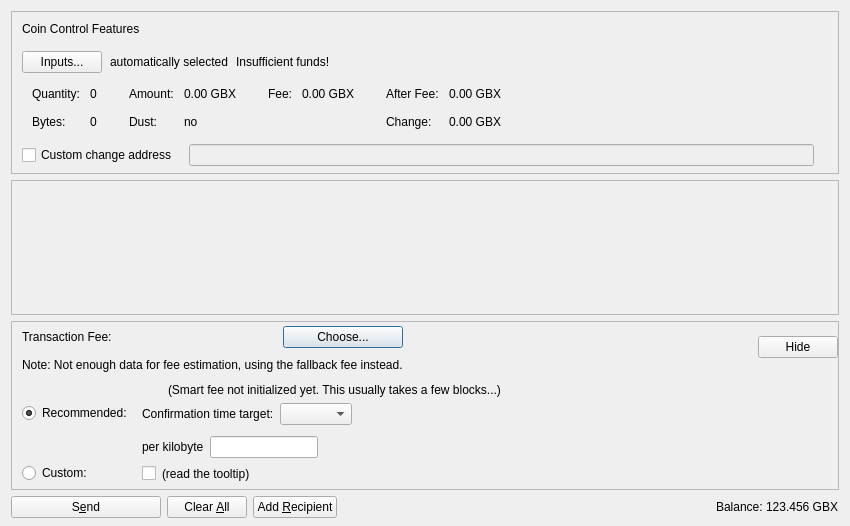
<?xml version="1.0" encoding="UTF-8"?>
<ui version="4.0">
 <class>SendCoinsDialog</class>
 <widget class="QDialog" name="SendCoinsDialog">
  <property name="geometry">
   <rect>
    <x>0</x>
    <y>0</y>
    <width>850</width>
    <height>526</height>
   </rect>
  </property>
  <property name="windowTitle">
   <string>Send Coins</string>
  </property>
  <layout class="QVBoxLayout" name="verticalLayout" stretch="0,1,0,0">
   <property name="bottomMargin">
    <number>8</number>
   </property>
   <item>
    <widget class="QFrame" name="frameCoinControl">
     <property name="sizePolicy">
      <sizepolicy hsizetype="Expanding" vsizetype="Expanding">
       <horstretch>0</horstretch>
       <verstretch>0</verstretch>
      </sizepolicy>
     </property>
     <property name="maximumSize">
      <size>
       <width>16777215</width>
       <height>16777215</height>
      </size>
     </property>
     <property name="frameShape">
      <enum>QFrame::StyledPanel</enum>
     </property>
     <property name="frameShadow">
      <enum>QFrame::Sunken</enum>
     </property>
     <layout class="QVBoxLayout" name="verticalLayoutCoinControl2">
      <property name="spacing">
       <number>0</number>
      </property>
      <property name="leftMargin">
       <number>0</number>
      </property>
      <property name="topMargin">
       <number>0</number>
      </property>
      <property name="rightMargin">
       <number>0</number>
      </property>
      <property name="bottomMargin">
       <number>6</number>
      </property>
      <item>
       <layout class="QVBoxLayout" name="verticalLayoutCoinControl" stretch="0,0,0,0,1">
        <property name="spacing">
         <number>0</number>
        </property>
        <property name="leftMargin">
         <number>10</number>
        </property>
        <property name="topMargin">
         <number>10</number>
        </property>
        <item>
         <layout class="QHBoxLayout" name="horizontalLayoutCoinControl1">
          <property name="bottomMargin">
           <number>15</number>
          </property>
          <item>
           <widget class="QLabel" name="labelCoinControlFeatures">
            <property name="sizePolicy">
             <sizepolicy hsizetype="Preferred" vsizetype="Maximum">
              <horstretch>0</horstretch>
              <verstretch>0</verstretch>
             </sizepolicy>
            </property>
            <property name="text">
             <string>Coin Control Features</string>
            </property>
           </widget>
          </item>
         </layout>
        </item>
        <item>
         <layout class="QHBoxLayout" name="horizontalLayoutCoinControl2" stretch="0,0,0,0">
          <property name="spacing">
           <number>8</number>
          </property>
          <property name="bottomMargin">
           <number>10</number>
          </property>
          <item>
           <widget class="QPushButton" name="pushButtonCoinControl">
            <property name="styleSheet">
             <string notr="true"/>
            </property>
            <property name="text">
             <string>Inputs...</string>
            </property>
            <property name="autoDefault">
             <bool>false</bool>
            </property>
           </widget>
          </item>
          <item>
           <widget class="QLabel" name="labelCoinControlAutomaticallySelected">
            <property name="text">
             <string>automatically selected</string>
            </property>
            <property name="margin">
             <number>5</number>
            </property>
           </widget>
          </item>
          <item>
           <widget class="QLabel" name="labelCoinControlInsuffFunds">
            <property name="text">
             <string>Insufficient funds!</string>
            </property>
            <property name="margin">
             <number>5</number>
            </property>
           </widget>
          </item>
          <item>
           <spacer name="horizontalSpacerCoinControl">
            <property name="orientation">
             <enum>Qt::Horizontal</enum>
            </property>
            <property name="sizeHint" stdset="0">
             <size>
              <width>40</width>
              <height>1</height>
             </size>
            </property>
           </spacer>
          </item>
         </layout>
        </item>
        <item>
         <widget class="QWidget" name="widgetCoinControl" native="true">
          <property name="sizePolicy">
           <sizepolicy hsizetype="Preferred" vsizetype="Preferred">
            <horstretch>0</horstretch>
            <verstretch>0</verstretch>
           </sizepolicy>
          </property>
          <property name="minimumSize">
           <size>
            <width>0</width>
            <height>0</height>
           </size>
          </property>
          <property name="styleSheet">
           <string notr="true"/>
          </property>
          <layout class="QHBoxLayout" name="horizontalLayoutCoinControl5">
           <property name="leftMargin">
            <number>0</number>
           </property>
           <property name="topMargin">
            <number>0</number>
           </property>
           <property name="rightMargin">
            <number>0</number>
           </property>
           <property name="bottomMargin">
            <number>0</number>
           </property>
           <item>
            <layout class="QHBoxLayout" name="horizontalLayoutCoinControl3" stretch="0,0,0,1">
             <property name="spacing">
              <number>20</number>
             </property>
             <property name="topMargin">
              <number>0</number>
             </property>
             <property name="bottomMargin">
              <number>10</number>
             </property>
             <item>
              <layout class="QFormLayout" name="formLayoutCoinControl1">
               <property name="horizontalSpacing">
                <number>10</number>
               </property>
               <property name="verticalSpacing">
                <number>14</number>
               </property>
               <property name="leftMargin">
                <number>10</number>
               </property>
               <property name="topMargin">
                <number>4</number>
               </property>
               <property name="rightMargin">
                <number>6</number>
               </property>
               <item row="0" column="0">
                <widget class="QLabel" name="labelCoinControlQuantityText">
                 <property name="text">
                  <string>Quantity:</string>
                 </property>
                 <property name="margin">
                  <number>0</number>
                 </property>
                </widget>
               </item>
               <item row="0" column="1">
                <widget class="QLabel" name="labelCoinControlQuantity">
                 <property name="cursor">
                  <cursorShape>IBeamCursor</cursorShape>
                 </property>
                 <property name="contextMenuPolicy">
                  <enum>Qt::ActionsContextMenu</enum>
                 </property>
                 <property name="text">
                  <string notr="true">0</string>
                 </property>
                 <property name="margin">
                  <number>0</number>
                 </property>
                 <property name="textInteractionFlags">
                  <set>Qt::LinksAccessibleByMouse|Qt::TextSelectableByKeyboard|Qt::TextSelectableByMouse</set>
                 </property>
                </widget>
               </item>
               <item row="1" column="0">
                <widget class="QLabel" name="labelCoinControlBytesText">
                 <property name="text">
                  <string>Bytes:</string>
                 </property>
                </widget>
               </item>
               <item row="1" column="1">
                <widget class="QLabel" name="labelCoinControlBytes">
                 <property name="cursor">
                  <cursorShape>IBeamCursor</cursorShape>
                 </property>
                 <property name="contextMenuPolicy">
                  <enum>Qt::ActionsContextMenu</enum>
                 </property>
                 <property name="text">
                  <string notr="true">0</string>
                 </property>
                 <property name="textInteractionFlags">
                  <set>Qt::LinksAccessibleByMouse|Qt::TextSelectableByKeyboard|Qt::TextSelectableByMouse</set>
                 </property>
                </widget>
               </item>
              </layout>
             </item>
             <item>
              <layout class="QFormLayout" name="formLayoutCoinControl2">
               <property name="horizontalSpacing">
                <number>10</number>
               </property>
               <property name="verticalSpacing">
                <number>14</number>
               </property>
               <property name="leftMargin">
                <number>6</number>
               </property>
               <property name="topMargin">
                <number>4</number>
               </property>
               <property name="rightMargin">
                <number>6</number>
               </property>
               <item row="0" column="0">
                <widget class="QLabel" name="labelCoinControlAmountText">
                 <property name="text">
                  <string>Amount:</string>
                 </property>
                 <property name="margin">
                  <number>0</number>
                 </property>
                </widget>
               </item>
               <item row="0" column="1">
                <widget class="QLabel" name="labelCoinControlAmount">
                 <property name="cursor">
                  <cursorShape>IBeamCursor</cursorShape>
                 </property>
                 <property name="contextMenuPolicy">
                  <enum>Qt::ActionsContextMenu</enum>
                 </property>
                 <property name="text">
                  <string notr="true">0.00 GBX</string>
                 </property>
                 <property name="textInteractionFlags">
                  <set>Qt::LinksAccessibleByMouse|Qt::TextSelectableByKeyboard|Qt::TextSelectableByMouse</set>
                 </property>
                </widget>
               </item>
               <item row="1" column="0">
                <widget class="QLabel" name="labelCoinControlLowOutputText">
                 <property name="text">
                  <string>Dust:</string>
                 </property>
                </widget>
               </item>
               <item row="1" column="1">
                <widget class="QLabel" name="labelCoinControlLowOutput">
                 <property name="cursor">
                  <cursorShape>IBeamCursor</cursorShape>
                 </property>
                 <property name="contextMenuPolicy">
                  <enum>Qt::ActionsContextMenu</enum>
                 </property>
                 <property name="text">
                  <string notr="true">no</string>
                 </property>
                 <property name="textInteractionFlags">
                  <set>Qt::LinksAccessibleByMouse|Qt::TextSelectableByKeyboard|Qt::TextSelectableByMouse</set>
                 </property>
                </widget>
               </item>
              </layout>
             </item>
             <item>
              <layout class="QFormLayout" name="formLayoutCoinControl3">
               <property name="horizontalSpacing">
                <number>10</number>
               </property>
               <property name="verticalSpacing">
                <number>14</number>
               </property>
               <property name="leftMargin">
                <number>6</number>
               </property>
               <property name="topMargin">
                <number>4</number>
               </property>
               <property name="rightMargin">
                <number>6</number>
               </property>
               <item row="0" column="0">
                <widget class="QLabel" name="labelCoinControlFeeText">
                 <property name="text">
                  <string>Fee:</string>
                 </property>
                 <property name="margin">
                  <number>0</number>
                 </property>
                </widget>
               </item>
               <item row="0" column="1">
                <widget class="QLabel" name="labelCoinControlFee">
                 <property name="cursor">
                  <cursorShape>IBeamCursor</cursorShape>
                 </property>
                 <property name="contextMenuPolicy">
                  <enum>Qt::ActionsContextMenu</enum>
                 </property>
                 <property name="text">
                  <string notr="true">0.00 GBX</string>
                 </property>
                 <property name="textInteractionFlags">
                  <set>Qt::LinksAccessibleByMouse|Qt::TextSelectableByKeyboard|Qt::TextSelectableByMouse</set>
                 </property>
                </widget>
               </item>
              </layout>
             </item>
             <item>
              <layout class="QFormLayout" name="formLayoutCoinControl4">
               <property name="horizontalSpacing">
                <number>10</number>
               </property>
               <property name="verticalSpacing">
                <number>14</number>
               </property>
               <property name="leftMargin">
                <number>6</number>
               </property>
               <property name="topMargin">
                <number>4</number>
               </property>
               <property name="rightMargin">
                <number>6</number>
               </property>
               <item row="0" column="0">
                <widget class="QLabel" name="labelCoinControlAfterFeeText">
                 <property name="text">
                  <string>After Fee:</string>
                 </property>
                 <property name="margin">
                  <number>0</number>
                 </property>
                </widget>
               </item>
               <item row="0" column="1">
                <widget class="QLabel" name="labelCoinControlAfterFee">
                 <property name="cursor">
                  <cursorShape>IBeamCursor</cursorShape>
                 </property>
                 <property name="contextMenuPolicy">
                  <enum>Qt::ActionsContextMenu</enum>
                 </property>
                 <property name="text">
                  <string notr="true">0.00 GBX</string>
                 </property>
                 <property name="textInteractionFlags">
                  <set>Qt::LinksAccessibleByMouse|Qt::TextSelectableByKeyboard|Qt::TextSelectableByMouse</set>
                 </property>
                </widget>
               </item>
               <item row="1" column="0">
                <widget class="QLabel" name="labelCoinControlChangeText">
                 <property name="text">
                  <string>Change:</string>
                 </property>
                </widget>
               </item>
               <item row="1" column="1">
                <widget class="QLabel" name="labelCoinControlChange">
                 <property name="cursor">
                  <cursorShape>IBeamCursor</cursorShape>
                 </property>
                 <property name="contextMenuPolicy">
                  <enum>Qt::ActionsContextMenu</enum>
                 </property>
                 <property name="text">
                  <string notr="true">0.00 GBX</string>
                 </property>
                 <property name="textInteractionFlags">
                  <set>Qt::LinksAccessibleByMouse|Qt::TextSelectableByKeyboard|Qt::TextSelectableByMouse</set>
                 </property>
                </widget>
               </item>
              </layout>
             </item>
            </layout>
           </item>
          </layout>
         </widget>
        </item>
        <item>
         <layout class="QHBoxLayout" name="horizontalLayoutCoinControl4" stretch="0,0,0">
          <property name="spacing">
           <number>12</number>
          </property>
          <property name="sizeConstraint">
           <enum>QLayout::SetDefaultConstraint</enum>
          </property>
          <property name="topMargin">
           <number>5</number>
          </property>
          <property name="rightMargin">
           <number>5</number>
          </property>
          <item>
           <widget class="QCheckBox" name="checkBoxCoinControlChange">
            <property name="toolTip">
             <string>If this is activated, but the change address is empty or invalid, change will be sent to a newly generated address.</string>
            </property>
            <property name="text">
             <string>Custom change address</string>
            </property>
           </widget>
          </item>
          <item>
           <widget class="QValidatedLineEdit" name="lineEditCoinControlChange">
            <property name="enabled">
             <bool>false</bool>
            </property>
            <property name="sizePolicy">
             <sizepolicy hsizetype="Expanding" vsizetype="Fixed">
              <horstretch>0</horstretch>
              <verstretch>0</verstretch>
             </sizepolicy>
            </property>
           </widget>
          </item>
          <item>
           <widget class="QLabel" name="labelCoinControlChangeLabel">
            <property name="sizePolicy">
             <sizepolicy hsizetype="Preferred" vsizetype="Expanding">
              <horstretch>0</horstretch>
              <verstretch>0</verstretch>
             </sizepolicy>
            </property>
            <property name="minimumSize">
             <size>
              <width>0</width>
              <height>0</height>
             </size>
            </property>
            <property name="text">
             <string/>
            </property>
            <property name="margin">
             <number>3</number>
            </property>
           </widget>
          </item>
         </layout>
        </item>
        <item>
         <spacer name="verticalSpacerCoinControl">
          <property name="orientation">
           <enum>Qt::Vertical</enum>
          </property>
          <property name="sizeHint" stdset="0">
           <size>
            <width>800</width>
            <height>1</height>
           </size>
          </property>
         </spacer>
        </item>
       </layout>
      </item>
     </layout>
    </widget>
   </item>
   <item>
    <widget class="QScrollArea" name="scrollArea">
     <property name="widgetResizable">
      <bool>true</bool>
     </property>
     <widget class="QWidget" name="scrollAreaWidgetContents">
      <property name="geometry">
       <rect>
        <x>0</x>
        <y>0</y>
        <width>830</width>
        <height>104</height>
       </rect>
      </property>
      <layout class="QVBoxLayout" name="verticalLayout_2" stretch="0,1">
       <property name="leftMargin">
        <number>0</number>
       </property>
       <property name="topMargin">
        <number>0</number>
       </property>
       <property name="rightMargin">
        <number>0</number>
       </property>
       <property name="bottomMargin">
        <number>0</number>
       </property>
       <item>
        <layout class="QVBoxLayout" name="entries">
         <property name="spacing">
          <number>6</number>
         </property>
        </layout>
       </item>
       <item>
        <spacer name="verticalSpacer">
         <property name="orientation">
          <enum>Qt::Vertical</enum>
         </property>
         <property name="sizeHint" stdset="0">
          <size>
           <width>20</width>
           <height>40</height>
          </size>
         </property>
        </spacer>
       </item>
      </layout>
     </widget>
    </widget>
   </item>
   <item>
    <widget class="QFrame" name="frameFee">
     <property name="sizePolicy">
      <sizepolicy hsizetype="Expanding" vsizetype="Expanding">
       <horstretch>0</horstretch>
       <verstretch>0</verstretch>
      </sizepolicy>
     </property>
     <property name="maximumSize">
      <size>
       <width>16777215</width>
       <height>16777215</height>
      </size>
     </property>
     <property name="frameShape">
      <enum>QFrame::StyledPanel</enum>
     </property>
     <property name="frameShadow">
      <enum>QFrame::Sunken</enum>
     </property>
     <layout class="QVBoxLayout" name="verticalLayoutFee1">
      <property name="spacing">
       <number>0</number>
      </property>
      <property name="leftMargin">
       <number>0</number>
      </property>
      <property name="topMargin">
       <number>0</number>
      </property>
      <property name="rightMargin">
       <number>0</number>
      </property>
      <property name="bottomMargin">
       <number>0</number>
      </property>
      <item>
       <layout class="QVBoxLayout" name="verticalLayoutFee2" stretch="0,0,0">
        <property name="spacing">
         <number>0</number>
        </property>
        <property name="leftMargin">
         <number>10</number>
        </property>
        <property name="topMargin">
         <number>0</number>
        </property>
        <item>
         <layout class="QHBoxLayout" name="horizontalLayoutFee1">
          <property name="bottomMargin">
           <number>0</number>
          </property>
          <item>
           <layout class="QVBoxLayout" name="verticalLayoutFee7">
            <property name="spacing">
             <number>0</number>
            </property>
            <item>
             <spacer name="verticalSpacerSmartFee">
              <property name="orientation">
               <enum>Qt::Vertical</enum>
              </property>
              <property name="sizeType">
               <enum>QSizePolicy::Fixed</enum>
              </property>
              <property name="sizeHint" stdset="0">
               <size>
                <width>1</width>
                <height>4</height>
               </size>
              </property>
             </spacer>
            </item>
            <item>
             <layout class="QHBoxLayout" name="horizontalLayoutSmartFee">
              <property name="spacing">
               <number>10</number>
              </property>
              <item>
               <widget class="QLabel" name="labelFeeHeadline">
                <property name="sizePolicy">
                 <sizepolicy hsizetype="Preferred" vsizetype="Maximum">
                  <horstretch>0</horstretch>
                  <verstretch>0</verstretch>
                 </sizepolicy>
                </property>
                <property name="text">
                 <string>Transaction Fee:</string>
                </property>
               </widget>
              </item>
              <item>
               <widget class="QLabel" name="labelFeeMinimized">
                <property name="text">
                 <string/>
                </property>
               </widget>
              </item>
              <item>
               <widget class="QPushButton" name="buttonChooseFee">
                <property name="text">
                 <string>Choose...</string>
                </property>
               </widget>
              </item>
             </layout>
            </item>
            <item>
             <spacer name="verticalSpacer_7">
              <property name="orientation">
               <enum>Qt::Vertical</enum>
              </property>
              <property name="sizeHint" stdset="0">
               <size>
                <width>1</width>
                <height>10</height>
               </size>
              </property>
             </spacer>
            </item>
            <item>
             <widget class="QLabel" name="fallbackFeeWarningLabel">
              <property name="toolTip">
               <string>Using the fallbackfee can result in sending a transaction that will take several hours or days (or never) to confirm. Consider choosing your fee manually or wait until you have validated the complete chain.</string>
              </property>
              <property name="text">
               <string>Note: Not enough data for fee estimation, using the fallback fee instead.</string>
              </property>
              <property name="wordWrap">
               <bool>false</bool>
              </property>
             </widget>
            </item>
            <item>
             <spacer name="verticalSpacer_5">
              <property name="orientation">
               <enum>Qt::Vertical</enum>
              </property>
              <property name="sizeHint" stdset="0">
               <size>
                <width>1</width>
                <height>1</height>
               </size>
              </property>
             </spacer>
            </item>
           </layout>
          </item>
          <item>
           <spacer name="horizontalSpacer_4">
            <property name="orientation">
             <enum>Qt::Horizontal</enum>
            </property>
            <property name="sizeHint" stdset="0">
             <size>
              <width>1</width>
              <height>1</height>
             </size>
            </property>
           </spacer>
          </item>
          <item>
           <widget class="QPushButton" name="buttonMinimizeFee">
            <property name="toolTip">
             <string>collapse fee-settings</string>
            </property>
            <property name="text">
             <string>Hide</string>
            </property>
           </widget>
          </item>
         </layout>
        </item>
        <item>
         <widget class="QFrame" name="frameFeeSelection">
          <layout class="QVBoxLayout" name="verticalLayoutFee12">
           <property name="spacing">
            <number>0</number>
           </property>
           <property name="leftMargin">
            <number>0</number>
           </property>
           <property name="topMargin">
            <number>0</number>
           </property>
           <property name="rightMargin">
            <number>0</number>
           </property>
           <property name="bottomMargin">
            <number>0</number>
           </property>
           <item>
            <layout class="QGridLayout" name="gridLayoutFee">
             <property name="topMargin">
              <number>10</number>
             </property>
             <property name="bottomMargin">
              <number>4</number>
             </property>
             <property name="horizontalSpacing">
              <number>10</number>
             </property>
             <property name="verticalSpacing">
              <number>4</number>
             </property>
             <item row="1" column="1">
              <layout class="QVBoxLayout" name="verticalLayoutFee8">
               <property name="spacing">
                <number>6</number>
               </property>
               <property name="topMargin">
                <number>3</number>
               </property>
               <item>
                <layout class="QHBoxLayout" name="horizontalLayoutFee13" stretch="0,0,1">
                 <item>
                  <widget class="QLabel" name="labelCustomPerKilobyte">
                   <property name="toolTip">
                    <string>If the custom fee is set to 1000 duffs and the transaction is only 250 bytes, then &quot;per kilobyte&quot; only pays 250 duffs in fee,&lt;br /&gt;while &quot;at least&quot; pays 1000 duffs. For transactions bigger than a kilobyte both pay by kilobyte.</string>
                   </property>
                   <property name="text">
                    <string>per kilobyte</string>
                   </property>
                  </widget>
                 </item>
                 <item>
                  <widget class="BitcoinAmountField" name="customFee"/>
                 </item>
                 <item>
                  <spacer name="horizontalSpacer_6">
                   <property name="orientation">
                    <enum>Qt::Horizontal</enum>
                   </property>
                   <property name="sizeHint" stdset="0">
                    <size>
                     <width>1</width>
                     <height>1</height>
                    </size>
                   </property>
                  </spacer>
                 </item>
                </layout>
               </item>
               <item>
                <layout class="QHBoxLayout" name="horizontalLayoutFee8">
                 <item>
                  <widget class="QCheckBox" name="checkBoxMinimumFee">
                   <property name="toolTip">
                    <string>Paying only the minimum fee is just fine as long as there is less transaction volume than space in the blocks.&lt;br /&gt;But be aware that this can end up in a never confirming transaction once there is more demand for gobyte transactions than the network can process.</string>
                   </property>
                   <property name="text">
                    <string/>
                   </property>
                  </widget>
                 </item>
                 <item>
                  <widget class="QLabel" name="labelMinFeeWarning">
                   <property name="enabled">
                    <bool>true</bool>
                   </property>
                   <property name="toolTip">
                    <string>Paying only the minimum fee is just fine as long as there is less transaction volume than space in the blocks.&lt;br /&gt;But be aware that this can end up in a never confirming transaction once there is more demand for gobyte transactions than the network can process.</string>
                   </property>
                   <property name="text">
                    <string>(read the tooltip)</string>
                   </property>
                   <property name="margin">
                    <number>5</number>
                   </property>
                  </widget>
                 </item>
                 <item>
                  <spacer name="horizontalSpacer_2">
                   <property name="orientation">
                    <enum>Qt::Horizontal</enum>
                   </property>
                   <property name="sizeHint" stdset="0">
                    <size>
                     <width>1</width>
                     <height>1</height>
                    </size>
                   </property>
                  </spacer>
                 </item>
                </layout>
               </item>
              </layout>
             </item>
             <item row="0" column="0">
              <layout class="QVBoxLayout" name="verticalLayoutFee4" stretch="0,1">
               <property name="topMargin">
                <number>20</number>
               </property>
               <property name="bottomMargin">
                <number>3</number>
               </property>
               <item>
                <widget class="QRadioButton" name="radioSmartFee">
                 <property name="text">
                  <string>Recommended:</string>
                 </property>
                 <property name="checked">
                  <bool>true</bool>
                 </property>
                 <attribute name="buttonGroup">
                  <string notr="true">groupFee</string>
                 </attribute>
                </widget>
               </item>
               <item>
                <spacer name="verticalSpacer_2">
                 <property name="orientation">
                  <enum>Qt::Vertical</enum>
                 </property>
                 <property name="sizeHint" stdset="0">
                  <size>
                   <width>1</width>
                   <height>1</height>
                  </size>
                 </property>
                </spacer>
               </item>
              </layout>
             </item>
             <item row="1" column="0">
              <layout class="QVBoxLayout" name="verticalLayoutFee9" stretch="0,1">
               <property name="topMargin">
                <number>30</number>
               </property>
               <item>
                <widget class="QRadioButton" name="radioCustomFee">
                 <property name="text">
                  <string>Custom:</string>
                 </property>
                 <attribute name="buttonGroup">
                  <string notr="true">groupFee</string>
                 </attribute>
                </widget>
               </item>
               <item>
                <spacer name="verticalSpacer_6">
                 <property name="orientation">
                  <enum>Qt::Vertical</enum>
                 </property>
                 <property name="sizeHint" stdset="0">
                  <size>
                   <width>1</width>
                   <height>1</height>
                  </size>
                 </property>
                </spacer>
               </item>
              </layout>
             </item>
             <item row="0" column="1">
              <layout class="QVBoxLayout" name="verticalLayoutFee3" stretch="0,0,1">
               <property name="spacing">
                <number>6</number>
               </property>
               <property name="topMargin">
                <number>0</number>
               </property>
               <property name="bottomMargin">
                <number>3</number>
               </property>
               <item>
                <layout class="QHBoxLayout" name="horizontalLayoutFee12">
                 <item>
                  <widget class="QLabel" name="labelSmartFee">
                   <property name="text">
                    <string/>
                   </property>
                   <property name="margin">
                    <number>2</number>
                   </property>
                  </widget>
                 </item>
                 <item>
                  <widget class="QLabel" name="labelFeeEstimation">
                   <property name="text">
                    <string/>
                   </property>
                  </widget>
                 </item>
                 <item>
                  <widget class="QLabel" name="labelSmartFee2">
                   <property name="text">
                    <string>(Smart fee not initialized yet. This usually takes a few blocks...)</string>
                   </property>
                   <property name="margin">
                    <number>2</number>
                   </property>
                  </widget>
                 </item>
                 <item>
                  <spacer name="horizontalSpacer_5">
                   <property name="orientation">
                    <enum>Qt::Horizontal</enum>
                   </property>
                   <property name="sizeHint" stdset="0">
                    <size>
                     <width>1</width>
                     <height>1</height>
                    </size>
                   </property>
                  </spacer>
                 </item>
                </layout>
               </item>
               <item>
                <layout class="QHBoxLayout" name="horizontalLayoutFee9">
                 <item>
                  <layout class="QVBoxLayout" name="verticalLayoutFee6">
                   <item>
                    <widget class="QLabel" name="labelSmartFee3">
                     <property name="text">
                      <string>Confirmation time target:</string>
                     </property>
                     <property name="margin">
                      <number>2</number>
                     </property>
                    </widget>
                   </item>
                  </layout>
                 </item>
                 <item>
                  <layout class="QVBoxLayout" name="verticalLayoutFee5">
                   <property name="rightMargin">
                    <number>30</number>
                   </property>
                   <item>
                    <layout class="QHBoxLayout" name="horizontalLayoutConfTarget">
                     <property name="bottomMargin">
                      <number>0</number>
                     </property>
                     <item>
                      <widget class="QComboBox" name="confTargetSelector"/>
                     </item>
                     <item>
                      <spacer name="horizontalSpacerConfTarget">
                       <property name="orientation">
                        <enum>Qt::Horizontal</enum>
                       </property>
                       <property name="sizeHint" stdset="0">
                        <size>
                         <width>40</width>
                         <height>20</height>
                        </size>
                       </property>
                      </spacer>
                     </item>
                    </layout>
                   </item>
                  </layout>
                 </item>
                </layout>
               </item>
               <item>
                <spacer name="verticalSpacer_4">
                 <property name="orientation">
                  <enum>Qt::Vertical</enum>
                 </property>
                 <property name="sizeHint" stdset="0">
                  <size>
                   <width>1</width>
                   <height>1</height>
                  </size>
                 </property>
                </spacer>
               </item>
              </layout>
             </item>
            </layout>
           </item>
          </layout>
         </widget>
        </item>
        <item>
         <spacer name="verticalSpacerFee">
          <property name="orientation">
           <enum>Qt::Vertical</enum>
          </property>
          <property name="sizeHint" stdset="0">
           <size>
            <width>800</width>
            <height>1</height>
           </size>
          </property>
         </spacer>
        </item>
       </layout>
      </item>
     </layout>
    </widget>
   </item>
   <item>
    <layout class="QHBoxLayout" name="horizontalLayout">
     <item>
      <widget class="QPushButton" name="sendButton">
       <property name="minimumSize">
        <size>
         <width>150</width>
         <height>0</height>
        </size>
       </property>
       <property name="toolTip">
        <string>Confirm the send action</string>
       </property>
       <property name="text">
        <string>S&amp;end</string>
       </property>
       <property name="autoDefault">
        <bool>false</bool>
       </property>
       <property name="default">
        <bool>false</bool>
       </property>
      </widget>
     </item>
     <item>
      <widget class="QPushButton" name="clearButton">
       <property name="sizePolicy">
        <sizepolicy hsizetype="Minimum" vsizetype="Fixed">
         <horstretch>0</horstretch>
         <verstretch>0</verstretch>
        </sizepolicy>
       </property>
       <property name="toolTip">
        <string>Clear all fields of the form.</string>
       </property>
       <property name="text">
        <string>Clear &amp;All</string>
       </property>
       <property name="autoDefault">
        <bool>false</bool>
       </property>
      </widget>
     </item>
     <item>
      <widget class="QPushButton" name="addButton">
       <property name="toolTip">
        <string>Send to multiple recipients at once</string>
       </property>
       <property name="text">
        <string>Add &amp;Recipient</string>
       </property>
       <property name="autoDefault">
        <bool>false</bool>
       </property>
      </widget>
     </item>
     <item>
      <spacer name="horizontalSpacer">
       <property name="orientation">
        <enum>Qt::Horizontal</enum>
       </property>
       <property name="sizeHint" stdset="0">
        <size>
         <width>40</width>
         <height>20</height>
        </size>
       </property>
      </spacer>
     </item>
     <item>
      <layout class="QHBoxLayout" name="horizontalLayout_2">
       <property name="spacing">
        <number>3</number>
       </property>
       <item>
        <widget class="QLabel" name="labelBalanceText">
         <property name="text">
          <string>Balance:</string>
         </property>
        </widget>
       </item>
       <item>
        <widget class="QLabel" name="labelBalance">
         <property name="sizePolicy">
          <sizepolicy hsizetype="Preferred" vsizetype="Preferred">
           <horstretch>0</horstretch>
           <verstretch>0</verstretch>
          </sizepolicy>
         </property>
         <property name="cursor">
          <cursorShape>IBeamCursor</cursorShape>
         </property>
         <property name="text">
          <string notr="true">123.456 GBX</string>
         </property>
         <property name="textInteractionFlags">
          <set>Qt::LinksAccessibleByMouse|Qt::TextSelectableByKeyboard|Qt::TextSelectableByMouse</set>
         </property>
        </widget>
       </item>
      </layout>
     </item>
    </layout>
   </item>
  </layout>
 </widget>
 <customwidgets>
  <customwidget>
   <class>QValidatedLineEdit</class>
   <extends>QLineEdit</extends>
   <header>qt/qvalidatedlineedit.h</header>
  </customwidget>
  <customwidget>
   <class>BitcoinAmountField</class>
   <extends>QLineEdit</extends>
   <header>qt/bitcoinamountfield.h</header>
   <container>1</container>
  </customwidget>
 </customwidgets>
 <resources>
  <include location="../gobyte.qrc"/>
 </resources>
 <connections/>
 <buttongroups>
  <buttongroup name="groupFee"/>
 </buttongroups>
</ui>
